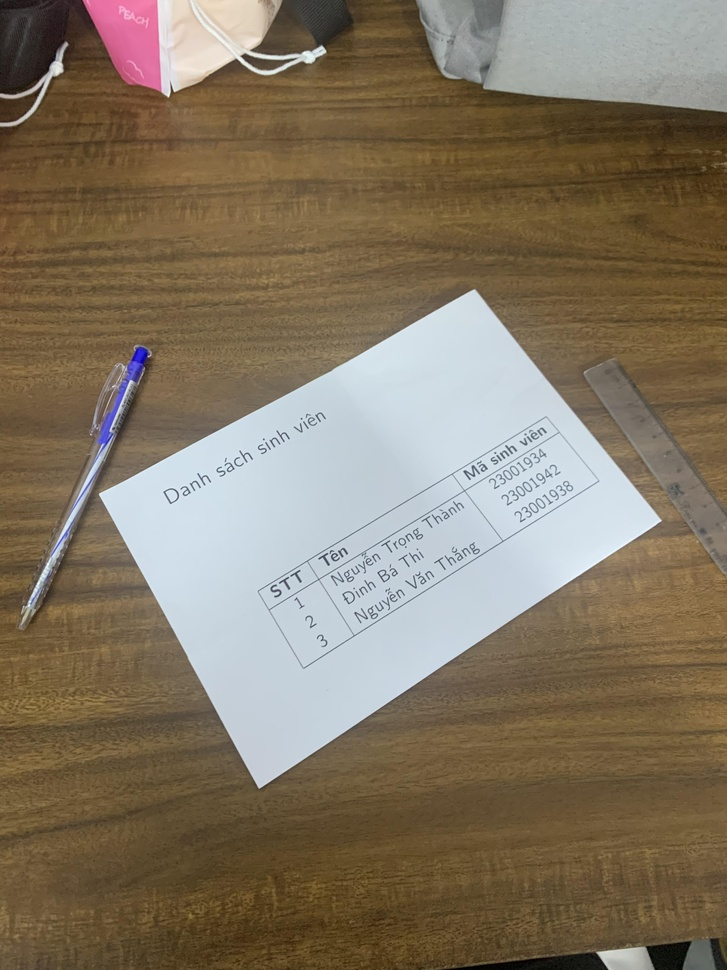
#> input picture dataset/images/imgs_12.jpg, 727 x 970 px, shrunk from 3024 x 4032 before the run
$ python -i core.py   (imports and definitions only)
#> lines starting #> are read from the running program, lines starting #| are printed output that depends on the picture
import cv2
import numpy as np

def get_display_and_intensity(img, mode="rgb"):
    """
    Trả về:
    - display_img: ảnh RGB để hiển thị / overlay
    - intensity: ảnh 1 kênh dùng cho Otsu, Adaptive, Watershed

    mode:
    - rgb  : display = RGB, intensity = RGB -> Gray
    - gray : display = Gray -> RGB, intensity = Gray
    - hsv  : display = HSV -> RGB, intensity = V channel
    - lab  : display = LAB -> RGB, intensity = L channel
    """

    if mode == "rgb":
        display_img = img.copy()
        intensity = cv2.cvtColor(img, cv2.COLOR_RGB2GRAY)

    elif mode == "gray":
        intensity = img.copy()
        display_img = cv2.cvtColor(intensity, cv2.COLOR_GRAY2RGB)

    elif mode == "hsv":
        display_img = cv2.cvtColor(img, cv2.COLOR_HSV2RGB)

        # HSV: dùng kênh V cho threshold / watershed
        H, S, V = cv2.split(img)
        intensity = V

    elif mode == "lab":
        display_img = cv2.cvtColor(img, cv2.COLOR_LAB2RGB)

        # LAB: dùng kênh L cho threshold / watershed
        L, A, B = cv2.split(img)
        intensity = L

    else:
        raise ValueError("mode phải là: rgb, gray, hsv hoặc lab")

    display_img = np.clip(display_img, 0, 255).astype(np.uint8)
    intensity = np.clip(intensity, 0, 255).astype(np.uint8)

    return display_img, intensity

def get_kmeans_features(img, mode="rgb"):
    """
    Trả về feature dùng cho K-Means.

    mode = rgb  -> [R, G, B]
    mode = gray -> [gray]
    mode = hsv  -> [H, S, V]
    mode = lab  -> [L, A, B]
    """

    if mode == "gray":
        h, w = img.shape
        features = img.reshape((-1, 1)).astype(np.float32)

    elif mode in ["rgb", "hsv", "lab"]:
        h, w = img.shape[:2]
        features = img.reshape((-1, 3)).astype(np.float32)

    else:
        raise ValueError("mode phải là: rgb, gray, hsv hoặc lab")

    return features, h, w

>>> import cv2
>>> picture = cv2.cvtColor(cv2.imread('../../dataset/images/imgs_12.jpg'), cv2.COLOR_BGR2RGB)
>>> result = get_display_and_intensity(picture)
#> in get_display_and_intensity, `intensity = cv2.cvtColor(img, cv2.COLOR_RGB2GRAY)`:
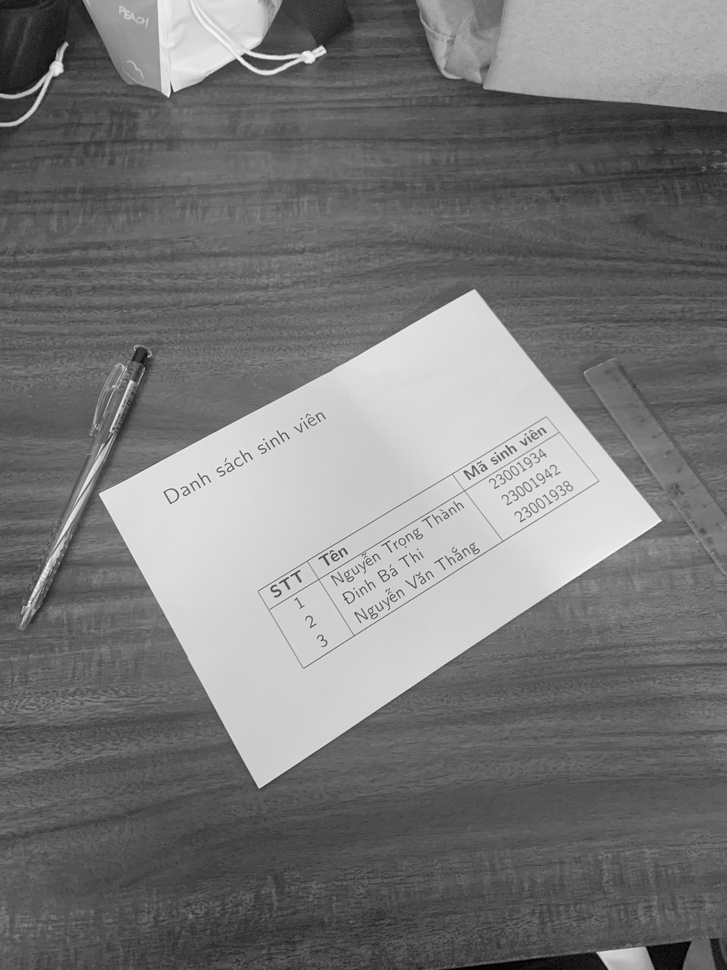
#> intensity: shape (970, 727); min 0, max 253, mean 119.7

$ run again, on dataset/images/imgs_14.jpg
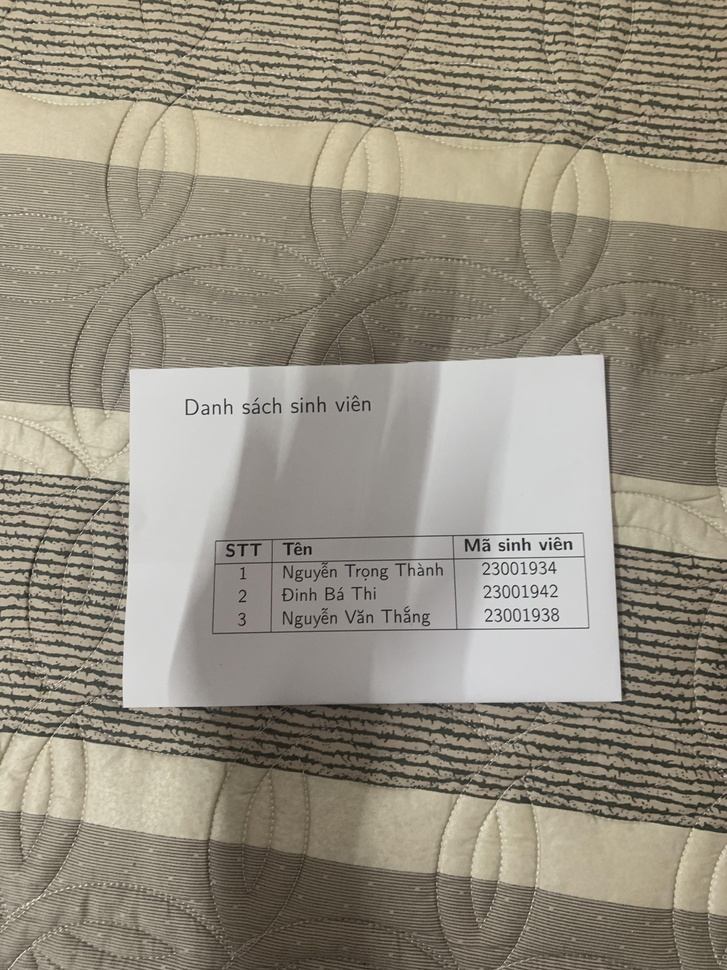
#> input picture dataset/images/imgs_14.jpg, 727 x 970 px, shrunk from 3024 x 4032 before the run
#> in get_display_and_intensity, `intensity = cv2.cvtColor(img, cv2.COLOR_RGB2GRAY)`:
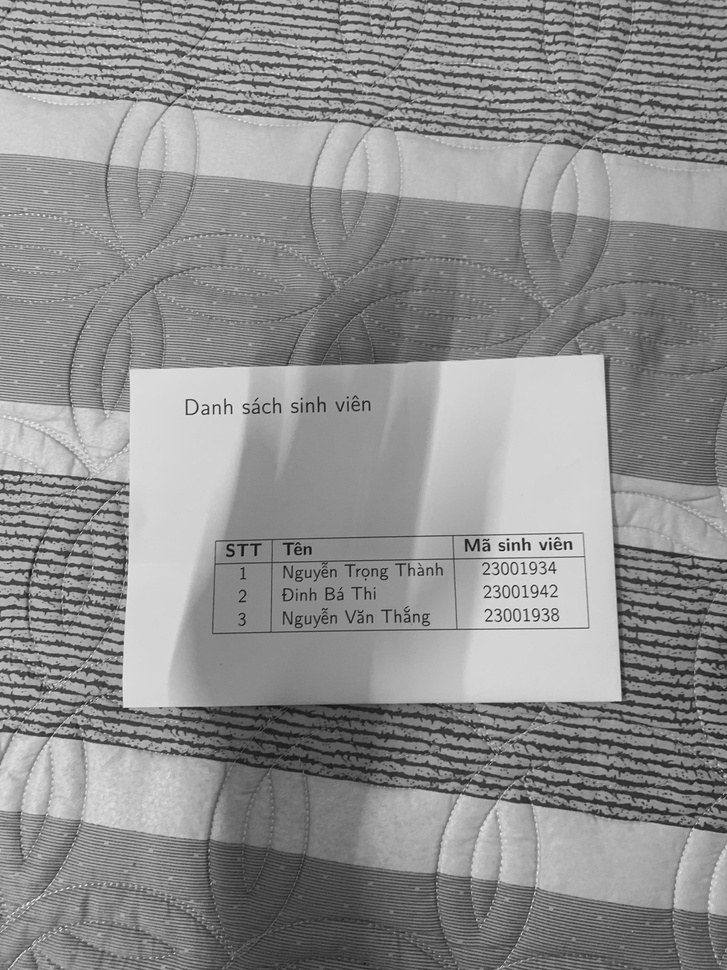
#> intensity: shape (970, 727); min 7, max 252, mean 142.6

$ run again, on dataset/images/imgs_17.jpg
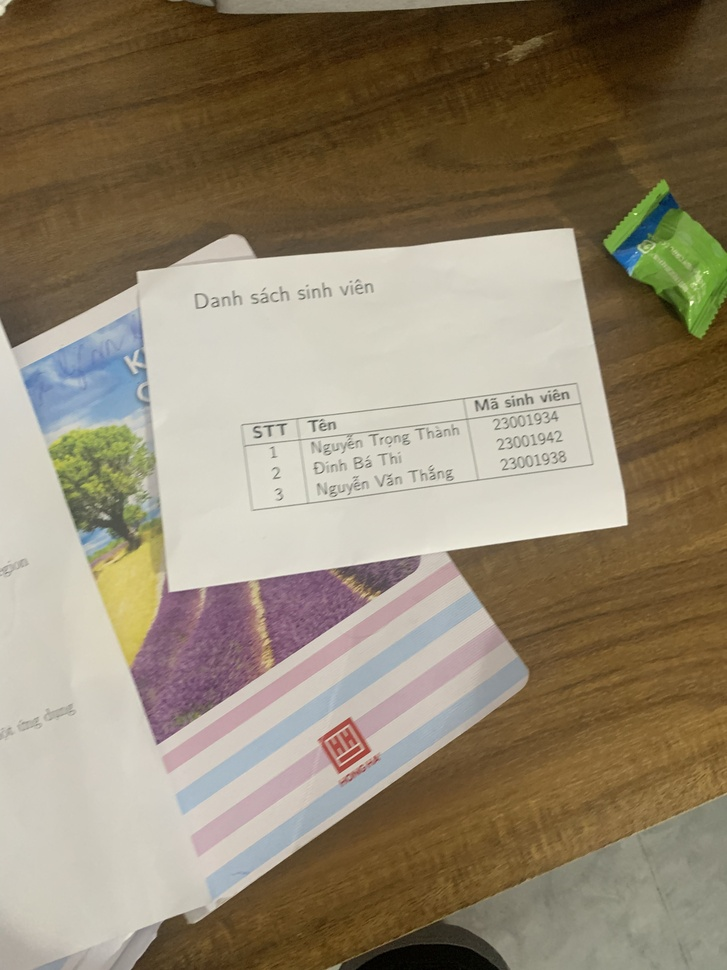
#> input picture dataset/images/imgs_17.jpg, 727 x 970 px, shrunk from 3024 x 4032 before the run
#> in get_display_and_intensity, `intensity = cv2.cvtColor(img, cv2.COLOR_RGB2GRAY)`:
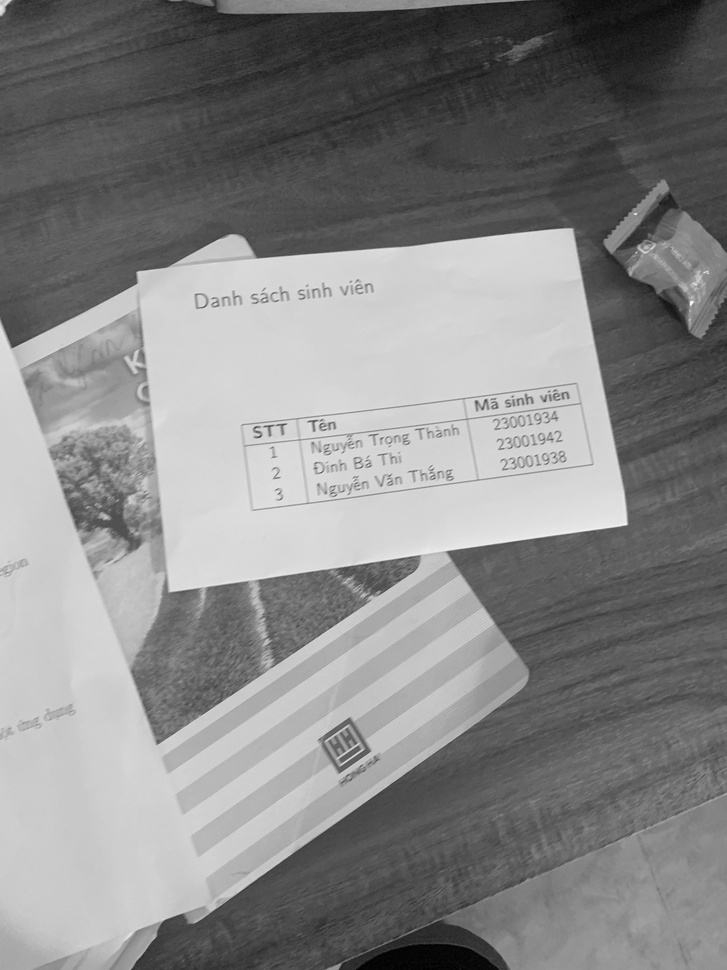
#> intensity: shape (970, 727); min 0, max 249, mean 133.5

$ run again, on dataset/images/imgs_20.jpg
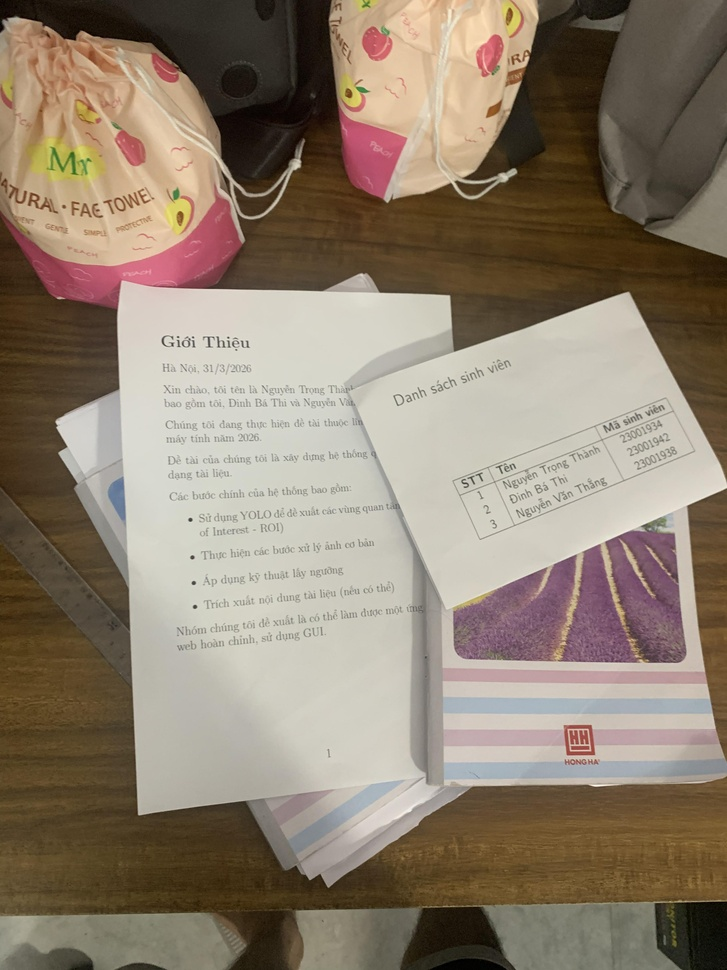
#> input picture dataset/images/imgs_20.jpg, 727 x 970 px, shrunk from 3024 x 4032 before the run
#> in get_display_and_intensity, `intensity = cv2.cvtColor(img, cv2.COLOR_RGB2GRAY)`:
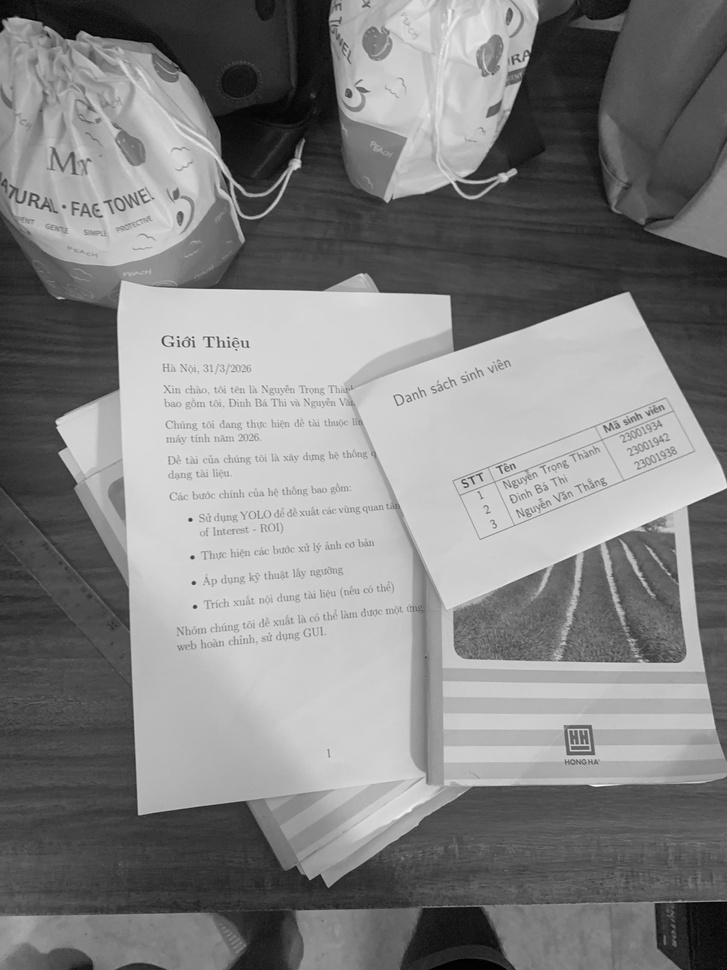
#> intensity: shape (970, 727); min 0, max 250, mean 130.2
